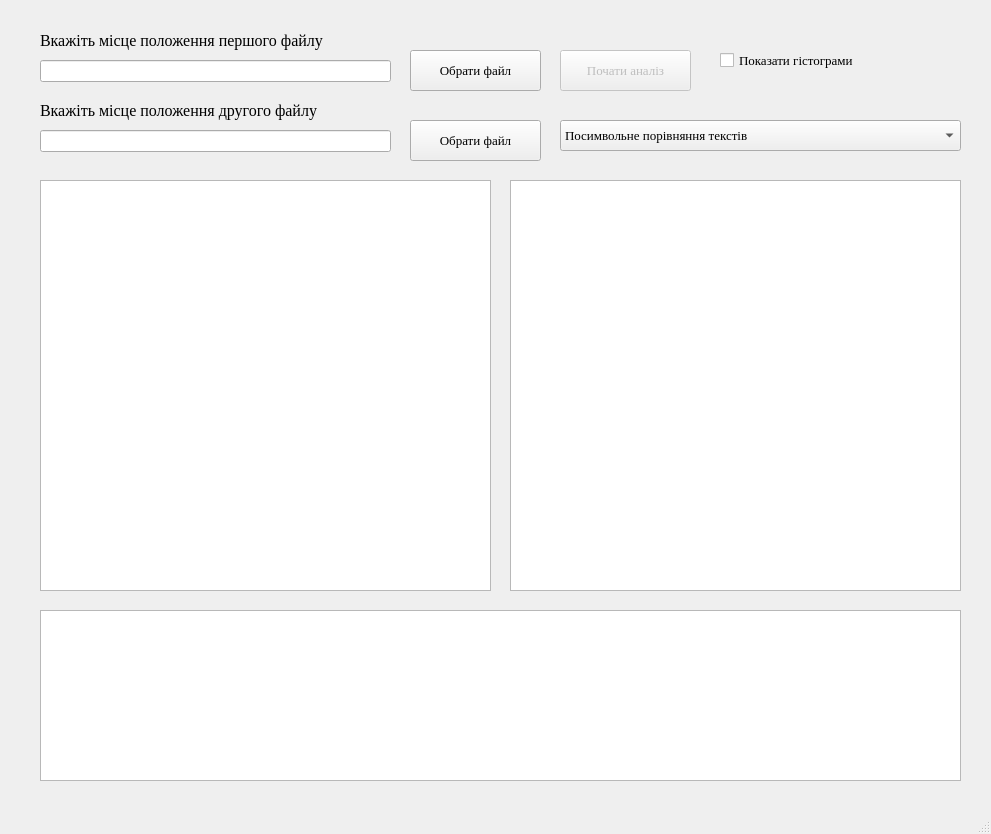
<?xml version="1.0" encoding="UTF-8"?>
<ui version="4.0">
 <class>MainWindow</class>
 <widget class="QMainWindow" name="MainWindow">
  <property name="geometry">
   <rect>
    <x>0</x>
    <y>0</y>
    <width>991</width>
    <height>834</height>
   </rect>
  </property>
  <property name="windowTitle">
   <string>Potrymai KIT-416a</string>
  </property>
  <property name="windowIcon">
   <iconset>
    <normaloff>icon76962.ico</normaloff>icon76962.ico</iconset>
  </property>
  <widget class="QWidget" name="centralwidget">
   <widget class="QPushButton" name="workButton">
    <property name="enabled">
     <bool>false</bool>
    </property>
    <property name="geometry">
     <rect>
      <x>560</x>
      <y>50</y>
      <width>131</width>
      <height>41</height>
     </rect>
    </property>
    <property name="font">
     <font>
      <family>Times New Roman</family>
      <pointsize>10</pointsize>
     </font>
    </property>
    <property name="text">
     <string>Почати аналіз</string>
    </property>
   </widget>
   <widget class="QLabel" name="label_1">
    <property name="geometry">
     <rect>
      <x>40</x>
      <y>30</y>
      <width>361</width>
      <height>21</height>
     </rect>
    </property>
    <property name="font">
     <font>
      <family>Times New Roman</family>
      <pointsize>12</pointsize>
     </font>
    </property>
    <property name="text">
     <string>Вкажіть місце положення першого файлу</string>
    </property>
   </widget>
   <widget class="QLineEdit" name="lineEdit_1">
    <property name="geometry">
     <rect>
      <x>40</x>
      <y>60</y>
      <width>351</width>
      <height>22</height>
     </rect>
    </property>
   </widget>
   <widget class="QPushButton" name="browser_1">
    <property name="enabled">
     <bool>true</bool>
    </property>
    <property name="geometry">
     <rect>
      <x>410</x>
      <y>50</y>
      <width>131</width>
      <height>41</height>
     </rect>
    </property>
    <property name="font">
     <font>
      <family>Times New Roman</family>
      <pointsize>10</pointsize>
     </font>
    </property>
    <property name="text">
     <string>Обрати файл</string>
    </property>
   </widget>
   <widget class="QLineEdit" name="lineEdit_2">
    <property name="geometry">
     <rect>
      <x>40</x>
      <y>130</y>
      <width>351</width>
      <height>22</height>
     </rect>
    </property>
   </widget>
   <widget class="QLabel" name="label_2">
    <property name="geometry">
     <rect>
      <x>40</x>
      <y>100</y>
      <width>361</width>
      <height>21</height>
     </rect>
    </property>
    <property name="font">
     <font>
      <family>Times New Roman</family>
      <pointsize>12</pointsize>
     </font>
    </property>
    <property name="text">
     <string>Вкажіть місце положення другого файлу</string>
    </property>
   </widget>
   <widget class="QPushButton" name="browser_2">
    <property name="enabled">
     <bool>true</bool>
    </property>
    <property name="geometry">
     <rect>
      <x>410</x>
      <y>120</y>
      <width>131</width>
      <height>41</height>
     </rect>
    </property>
    <property name="font">
     <font>
      <family>Times New Roman</family>
      <pointsize>10</pointsize>
     </font>
    </property>
    <property name="text">
     <string>Обрати файл</string>
    </property>
   </widget>
   <widget class="QCheckBox" name="checkBox">
    <property name="geometry">
     <rect>
      <x>720</x>
      <y>50</y>
      <width>171</width>
      <height>20</height>
     </rect>
    </property>
    <property name="font">
     <font>
      <family>Times New Roman</family>
      <pointsize>10</pointsize>
     </font>
    </property>
    <property name="text">
     <string>Показати гістограми</string>
    </property>
   </widget>
   <widget class="QPlainTextEdit" name="plainTextEdit_1">
    <property name="geometry">
     <rect>
      <x>40</x>
      <y>180</y>
      <width>451</width>
      <height>411</height>
     </rect>
    </property>
   </widget>
   <widget class="QPlainTextEdit" name="plainTextEdit_2">
    <property name="geometry">
     <rect>
      <x>510</x>
      <y>180</y>
      <width>451</width>
      <height>411</height>
     </rect>
    </property>
   </widget>
   <widget class="QPlainTextEdit" name="plainTextEdit_3">
    <property name="geometry">
     <rect>
      <x>40</x>
      <y>610</y>
      <width>921</width>
      <height>171</height>
     </rect>
    </property>
   </widget>
   <widget class="QComboBox" name="comboBox">
    <property name="geometry">
     <rect>
      <x>560</x>
      <y>120</y>
      <width>401</width>
      <height>31</height>
     </rect>
    </property>
    <property name="font">
     <font>
      <family>Times New Roman</family>
      <pointsize>10</pointsize>
     </font>
    </property>
    <property name="editable">
     <bool>false</bool>
    </property>
    <property name="currentText">
     <string notr="true">Посимвольне порівняння текстів</string>
    </property>
    <item>
     <property name="text">
      <string>Посимвольне порівняння текстів</string>
     </property>
    </item>
    <item>
     <property name="text">
      <string>Входження першого тексту в другий</string>
     </property>
    </item>
    <item>
     <property name="text">
      <string>Не зважаючи на порядок слів та регістр</string>
     </property>
    </item>
    <item>
     <property name="text">
      <string>Ігноруючи повториючись підряд слова</string>
     </property>
    </item>
    <item>
     <property name="text">
      <string>Посимвольнене порівняня без регістру</string>
     </property>
    </item>
    <item>
     <property name="text">
      <string>Демонстрація усіх способів</string>
     </property>
    </item>
   </widget>
  </widget>
  <widget class="QMenuBar" name="menubar">
   <property name="geometry">
    <rect>
     <x>0</x>
     <y>0</y>
     <width>991</width>
     <height>26</height>
    </rect>
   </property>
  </widget>
  <widget class="QStatusBar" name="statusbar"/>
 </widget>
 <resources/>
 <connections/>
</ui>
